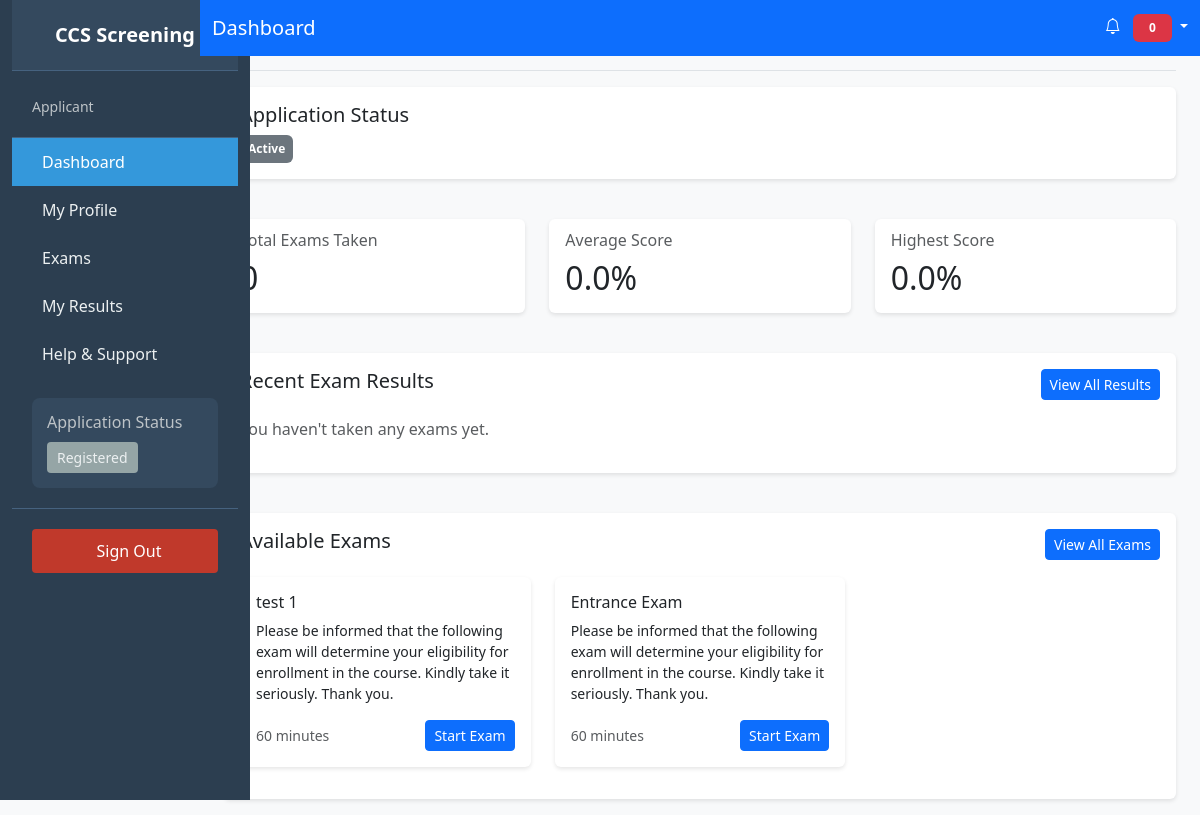
Page /applicant/dashboard.php (signed in) on the committed database.
### tables this page shows
CREATE TABLE `users` (
  `id` int(11) NOT NULL,
  `email` varchar(255) NOT NULL,
  `password` varchar(255) NOT NULL,
  `first_name` varchar(100) NOT NULL,
  `last_name` varchar(100) NOT NULL,
  `role` enum('super_admin','admin','applicant') NOT NULL,
  `status` enum('active','inactive','pending','approved','rejected') DEFAULT 'pending',
  `created_at` timestamp NOT NULL DEFAULT current_timestamp(),
  `updated_at` timestamp NOT NULL DEFAULT current_timestamp() ON UPDATE current_timestamp(),
  `updated_by` int(11) DEFAULT NULL
);

CREATE TABLE `exams` (
  `id` int(11) NOT NULL,
  `title` varchar(255) NOT NULL,
  `description` text DEFAULT NULL,
  `type` enum('mcq','coding') NOT NULL,
  `part` enum('1','2') NOT NULL,
  `duration_minutes` int(11) NOT NULL,
  `passing_score` int(11) NOT NULL,
  `status` enum('draft','published','archived') NOT NULL DEFAULT 'draft',
  `created_by` int(11) NOT NULL,
  `created_at` timestamp NOT NULL DEFAULT current_timestamp(),
  `updated_at` timestamp NOT NULL DEFAULT current_timestamp() ON UPDATE current_timestamp(),
  `instructions` text DEFAULT NULL
);

### config/database.php (called while the page is built, shortened)
<?php
class Database {
    private static $instance = null;
    private $connection;
    private function __construct() {
        try {
            $this->connection = new PDO(
                "mysql:host=localhost;dbname=ccs_screening",
                "root",
                ""
            );
            $this->connection->setAttribute(PDO::ATTR_ERRMODE, PDO::ERRMODE_EXCEPTION);
            $this->connection->setAttribute(PDO::ATTR_DEFAULT_FETCH_MODE, PDO::FETCH_ASSOC);
        } catch(PDOException $e) {
            die("Connection failed: " . $e->getMessage());
        }
    }
    public static function getInstance() {
        if (self::$instance === null) {
            self::$instance = new self();
        }
        return self::$instance;
    }
    public function query($sql, $params = []) {
        $stmt = $this->connection->prepare($sql);
        $stmt->execute($params);
        return $stmt;
    }
}
?>

### applicant/dashboard.php (the view, shortened to what this page needs)
<?php
require_once '../config/database.php';
require_once '../includes/layout.php';
$user_id = $_SESSION['user_id'];
$db = Database::getInstance();;
$recent_exams = [];
$exam_stats = [
    'total_exams' => 0,
    'average_score' => 0,
    'highest_score' => 0
];
$available_exams = [];
$user_data = [];
try {
    $stmt = $db->query(
        "SELECT er.*, e.title as exam_title, e.duration_minutes,
                DATE_FORMAT(er.created_at, '%M %d, %Y') as completion_date
         FROM exam_results er
         JOIN exams e ON er.exam_id = e.id
         WHERE er.applicant_id = ?
         ORDER BY er.created_at DESC
         LIMIT 5",
        [$user_id]
    );
    $recent_exams = $stmt->fetchAll();
    $stmt = $db->query(
        "SELECT COUNT(*) as total_exams,
                COALESCE(AVG(score), 0) as average_score,
                COALESCE(MAX(score), 0) as highest_score
         FROM exam_results
         WHERE applicant_id = ?",
        [$user_id]
    );
    $exam_stats = $stmt->fetch();
    $stmt = $db->query(
        "SELECT e.*
         FROM exams e
         LEFT JOIN exam_results er ON er.exam_id = e.id AND er.applicant_id = ?
         WHERE e.status = 'published' AND er.id IS NULL
         LIMIT 3",
        [$user_id]
    );
    $available_exams = $stmt->fetchAll();
    $stmt = $db->query(
        "SELECT u.*
         FROM users u
         WHERE u.id = ?",
        [$user_id]
    );
    $user_data = $stmt->fetch();
} catch (Exception $e) {
    error_log("Dashboard Error: " . $e->getMessage());
}
function safe_string($str) {
    return htmlspecialchars($str ?? '', ENT_QUOTES, 'UTF-8');
}
function safe_ucwords($str) {
    return ucwords(str_replace('_', ' ', $str ?? ''));
}
?>
<div class="container-fluid">
    <div class="row">
        <?php get_sidebar('applicant'); ?>
        <main class="col-md-9 ms-sm-auto col-lg-10 px-md-4">
            <div class="d-flex justify-content-between flex-wrap flex-md-nowrap align-items-center pt-3 pb-2 mb-3 border-bottom">
                <h1 class="h2">Welcome, <?php echo safe_string($user_data['first_name'] ?? ''); ?></h1>
            </div>
            <div class="row mb-4">
                <div class="col-12">
                    <div class="card">
                        <div class="card-body">
                            <h5 class="card-title">Application Status</h5>
                            <?php
                            $status = $user_data['status'] ?? 'registered';
                            $status_badges = [
                                'registered' => 'bg-secondary',
                                'screening' => 'bg-primary',
                                'interview_scheduled' => 'bg-warning',
                                'interview_completed' => 'bg-info',
                                'accepted' => 'bg-success',
                                'rejected' => 'bg-danger'
                            ];
                            $badge_class = $status_badges[$status] ?? 'bg-secondary';
                            ?>
                            <span class="badge <?php echo $badge_class; ?> p-2">
                                <?php echo safe_ucwords($status); ?>
                            </span>
                        </div>
                    </div>
                </div>
            </div>
            <div class="row mb-4">
                <div class="col-md-4">
                    <div class="card">
                        <div class="card-body">
                            <h6 class="card-subtitle mb-2 text-muted">Total Exams Taken</h6>
                            <h2 class="card-title mb-0"><?php echo (int)($exam_stats['total_exams'] ?? 0); ?></h2>
                        </div>
                    </div>
                </div>
                <div class="col-md-4">
                    <div class="card">
                        <div class="card-body">
                            <h6 class="card-subtitle mb-2 text-muted">Average Score</h6>
                            <h2 class="card-title mb-0"><?php echo number_format($exam_stats['average_score'] ?? 0, 1); ?>%</h2>
                        </div>
                    </div>
                </div>
                <div class="col-md-4">
                    <div class="card">
                        <div class="card-body">
                            <h6 class="card-subtitle mb-2 text-muted">Highest Score</h6>
                            <h2 class="card-title mb-0"><?php echo number_format($exam_stats['highest_score'] ?? 0, 1); ?>%</h2>
                        </div>
                    </div>
                </div>
            </div>
            <div class="row mb-4">
                <div class="col-12">
                    <div class="card">
                        <div class="card-body">
                            <div class="d-flex justify-content-between align-items-center mb-3">
                                <h5 class="card-title">Recent Exam Results</h5>
                                <a href="results.php" class="btn btn-sm btn-primary">View All Results</a>
                            </div>
                            <?php if (empty($recent_exams)): ?>
                                <p class="text-muted">You haven't taken any exams yet.</p>
                            <?php endif; ?>
                        </div>
                    </div>
                </div>
            </div>
            <div class="row">
                <div class="col-12">
                    <div class="card">
                        <div class="card-body">
                            <div class="d-flex justify-content-between align-items-center mb-3">
                                <h5 class="card-title">Available Exams</h5>
                                <a href="exams.php" class="btn btn-sm btn-primary">View All Exams</a>
                            </div>
                            <?php if (empty($available_exams)): ?>
                                <p class="text-muted">No exams are currently available.</p>
                            <?php else: ?>
                                <div class="row">
                                    <?php foreach ($available_exams as $exam): ?>
                                        <div class="col-md-4">
                                            <div class="card">
                                                <div class="card-body">
                                                    <h6 class="card-title"><?php echo safe_string($exam['title']); ?></h6>
                                                    <p class="card-text small"><?php echo safe_string($exam['description']); ?></p>
                                                    <div class="d-flex justify-content-between align-items-center">
                                                        <small class="text-muted">
                                                            <i class="bx bx-time"></i> <?php echo (int)($exam['duration_minutes'] ?? 0); ?> minutes
                                                        </small>
                                                        <a href="exams.php?exam_id=<?php echo (int)($exam['id'] ?? 0); ?>" class="btn btn-sm btn-primary">
                                                            Start Exam
                                                        </a>
                                                    </div>
                                                </div>
                                            </div>
                                        </div>
                                    <?php endforeach; ?>
                                </div>
                            <?php endif; ?>
                        </div>
                    </div>
                </div>
            </div>
        </main>
    </div>
</div>

### includes/layout.php (style rules this page uses)
body { min-height: 100vh; background-color: #f8f9fa; }

### applicant/includes/sidebar.php (style rules this page uses)
.badge { padding: 0.35em 0.65em; font-size: 0.75em; }

### applicant/dashboard.php (style rules this page uses)
.card { border: none; box-shadow: 0 2px 4px rgba(0,0,0,0.1); margin-bottom: 1rem; }
.badge { padding: 0.5rem 1rem; }

### rows in the picture
users: status "Active"
exams: title "test 1", description "Please be informed that the following exam will determine your eligibility for enrollment in the course. Kindly take it seriously. Thank you.", duration_minutes "60"
exams: title "Entrance Exam", description "Please be informed that the following exam will determine your eligibility for enrollment in the course. Kindly take it seriously. Thank you.", duration_minutes "60"

### other values in the picture
$title "Dashboard"
safe_ucwords(str_replace('_', ' ', $status)) "Registered"
$exam_stats['average_score'] "0.0"
$exam_stats['highest_score'] "0.0"
